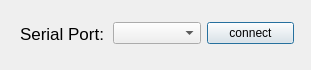
<?xml version="1.0" encoding="UTF-8"?>
<ui version="4.0">
 <class>PortDialog</class>
 <widget class="QDialog" name="PortDialog">
  <property name="geometry">
   <rect>
    <x>0</x>
    <y>0</y>
    <width>311</width>
    <height>70</height>
   </rect>
  </property>
  <property name="windowTitle">
   <string>Dialog</string>
  </property>
  <widget class="QWidget" name="layoutWidget">
   <property name="geometry">
    <rect>
     <x>20</x>
     <y>20</y>
     <width>274</width>
     <height>27</height>
    </rect>
   </property>
   <layout class="QHBoxLayout" name="horizontalLayout">
    <item>
     <widget class="QLabel" name="label">
      <property name="font">
       <font>
        <pointsize>13</pointsize>
       </font>
      </property>
      <property name="text">
       <string>Serial Port:</string>
      </property>
     </widget>
    </item>
    <item>
     <widget class="QComboBox" name="comboBox"/>
    </item>
    <item>
     <widget class="QPushButton" name="pushButton_connect">
      <property name="text">
       <string>connect</string>
      </property>
      <property name="checkable">
       <bool>true</bool>
      </property>
     </widget>
    </item>
   </layout>
  </widget>
 </widget>
 <resources/>
 <connections/>
</ui>
